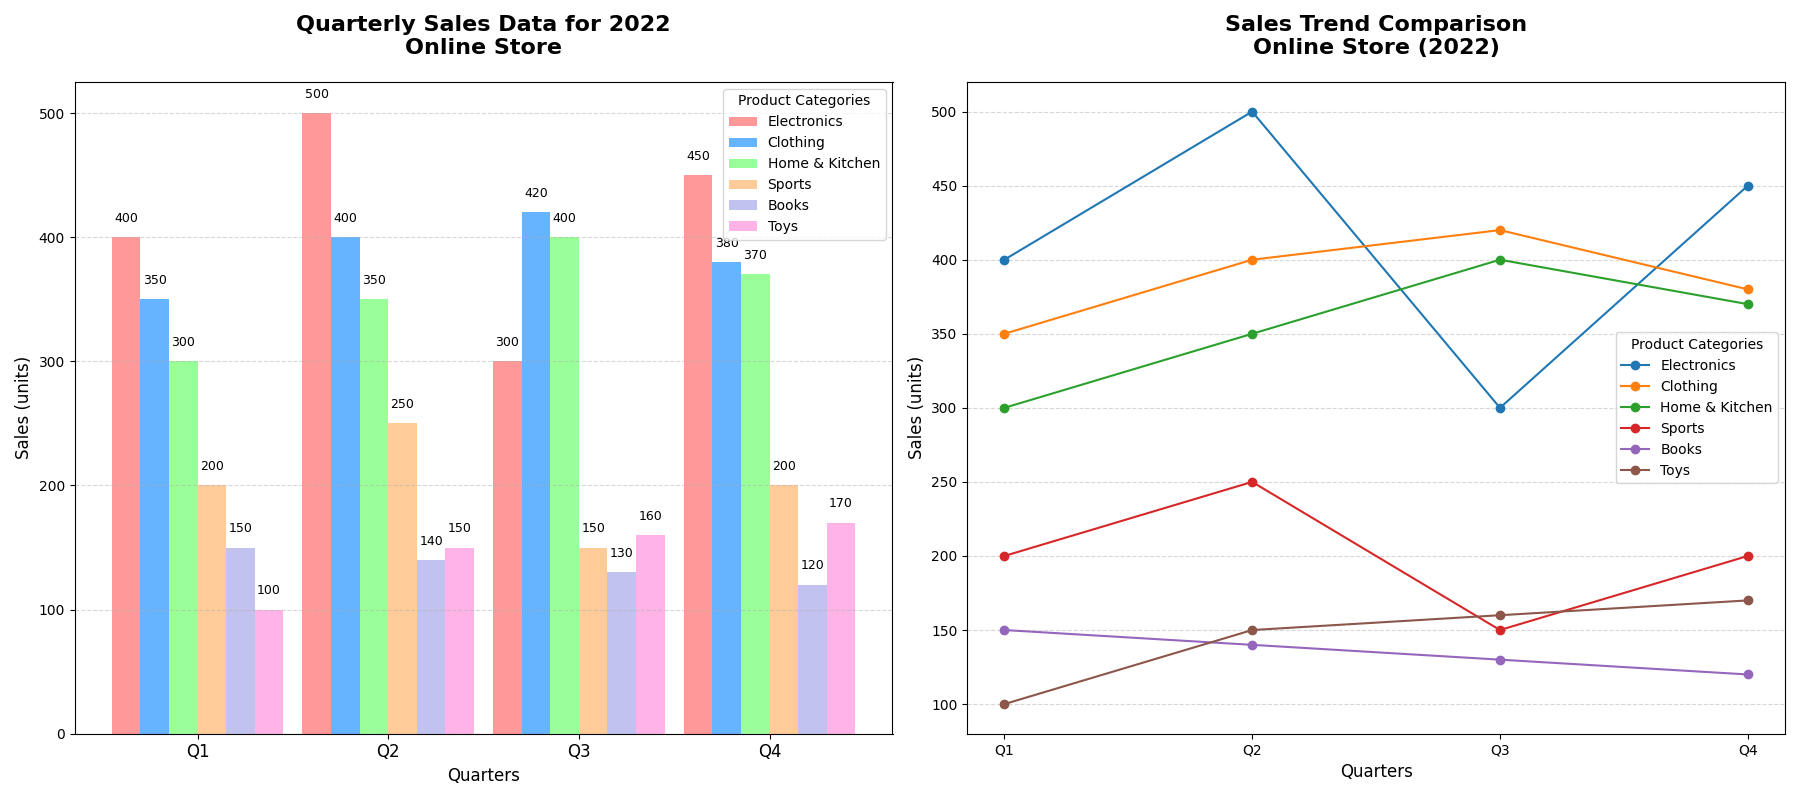

Here is the Python script that generated this plot:
import matplotlib.pyplot as plt
import numpy as np

# Backstory:
# The plot showcases the sales data of different categories of products in an online store from Q1 to Q4 of the year 2022.

# Quarters
quarters = ['Q1', 'Q2', 'Q3', 'Q4']

# Categories and their corresponding sales data (in units)
categories = ['Electronics', 'Clothing', 'Home & Kitchen', 'Sports', 'Books', 'Toys']
sales_data = {
    'Electronics': [400, 500, 300, 450],  # Sales data for Q1, Q2, Q3, Q4
    'Clothing': [350, 400, 420, 380],
    'Home & Kitchen': [300, 350, 400, 370],
    'Sports': [200, 250, 150, 200],
    'Books': [150, 140, 130, 120],
    'Toys': [100, 150, 160, 170],
}

# Colors for each category
colors = ['#ff9999', '#66b3ff', '#99ff99', '#ffcc99', '#c2c2f0', '#ffb3e6']

# Create figure and 1x2 subplots: one for the bar chart and one for the comparison curve
fig, (ax_bar, ax_curve) = plt.subplots(1, 2, figsize=(18, 8))

# Bar chart: Sales data per quarter
x = np.arange(len(quarters))
bar_width = 0.15

for i, category in enumerate(categories):
    sales = sales_data[category]
    ax_bar.bar(x + i * bar_width, sales, bar_width, color=colors[i], label=category)

# Customize the bar chart
ax_bar.set_title("Quarterly Sales Data for 2022\nOnline Store", fontsize=16, fontweight='bold', pad=20)
ax_bar.set_xlabel("Quarters", fontsize=12)
ax_bar.set_ylabel("Sales (units)", fontsize=12)
ax_bar.set_xticks(x + bar_width * (len(categories) - 1) / 2)
ax_bar.set_xticklabels(quarters, fontsize=12)
ax_bar.legend(title="Product Categories", fontsize=10)
ax_bar.yaxis.grid(True, linestyle='--', alpha=0.5)

# Annotate the bars with sales numbers
for i, category in enumerate(categories):
    for j, value in enumerate(sales_data[category]):
        if value > 0:
            ax_bar.text(x[j] + i * bar_width, value + 10, f'{value}', ha='center', va='bottom', fontsize=9, color='black')

# Line plot: Trend comparison of categories across the quarters
for category in categories:
    sales = sales_data[category]
    ax_curve.plot(quarters, sales, marker='o', linestyle='-', label=category)

# Customize the line plot
ax_curve.set_title("Sales Trend Comparison\nOnline Store (2022)", fontsize=16, fontweight='bold', pad=20)
ax_curve.set_xlabel("Quarters", fontsize=12)
ax_curve.set_ylabel("Sales (units)", fontsize=12)
ax_curve.legend(title="Product Categories", fontsize=10)
ax_curve.yaxis.grid(True, linestyle='--', alpha=0.5)

# Adjust layout
plt.tight_layout()

# Show plot
plt.show()
